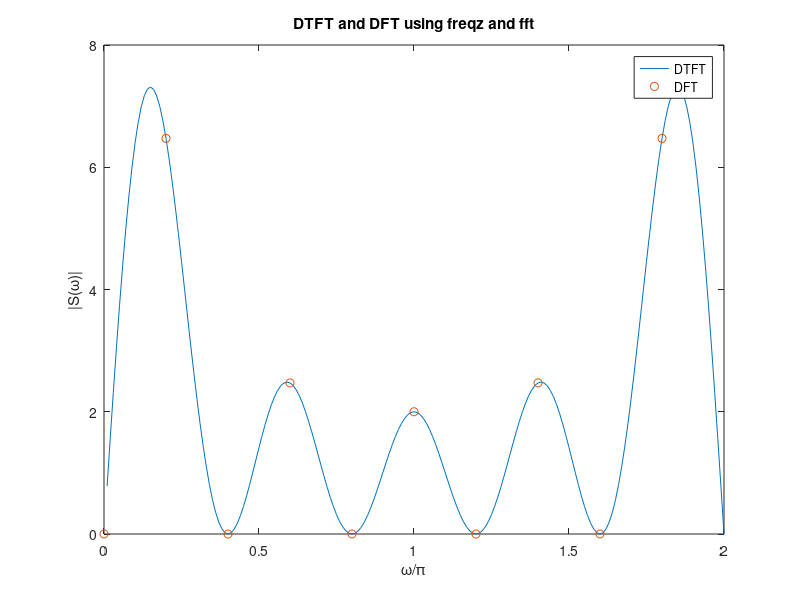
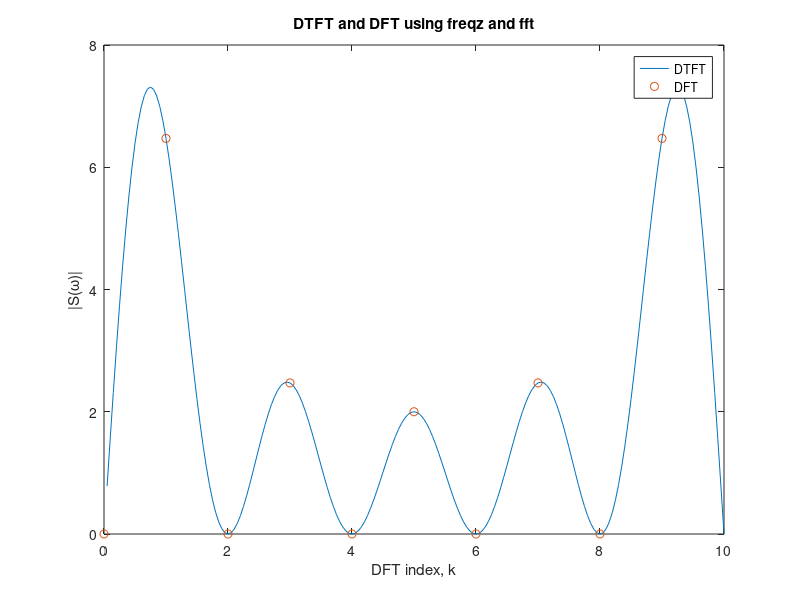

Write MATLAB code to recreate these figures, in order.
clear; clc;
w = 0:2*pi/200:2*pi;
b = [1 0 0 0 0 -2 0 0 0 0 1];
a = [1 -1];
[h,hi] = freqz(b,a,w);
figure(1);
plot(0:2/200:2,abs(h));
hold on;
title("DTFT and DFT using freqz and fft");
xlabel("ω/π");
ylabel("|S(ω)|");
Sn = [1 1 1 1 1 -1 -1 -1 -1 -1];
y = fft(Sn);
plot(0:2/10:1.8,abs(y),"LineStyle","none","Marker","o");
legend('DTFT', 'DFT');
hold off;

figure(2);
plot(0:10/200:10,abs(h));
hold on;
plot(0:1:9,abs(y),"LineStyle","none","Marker","o");
title("DTFT and DFT using freqz and fft");
xlabel("DFT index, k");
ylabel("|S(ω)|");
legend('DTFT', 'DFT');
hold off;
